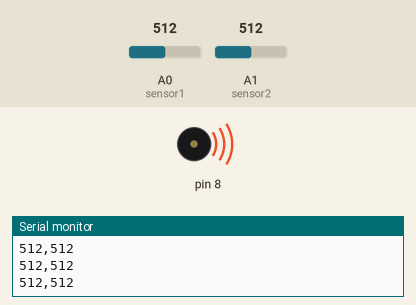
A sketch run on a simulated Arduino Uno, built with avr-gcc and run on an emulated ATmega328P. Shown: buzzer (waves = sounding), the last lines printed to the serial monitor. The inputs (shaded band) are chosen by the test bench; at power-on: A0 (sensor1) = 512, A1 (sensor2) = 512.

Above: at 1.2 s.
1.3 s: A0 (sensor1) set to 363
2.8 s: A0 (sensor1) set to 335
At 3.7 s:
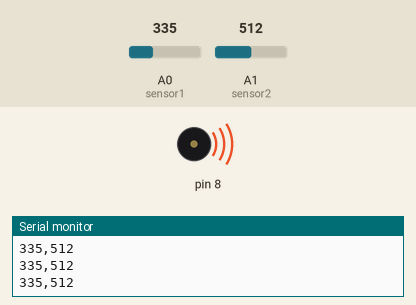
4.3 s: A1 (sensor2) set to 368
5.8 s: A1 (sensor2) set to 339
At 6.5 s:
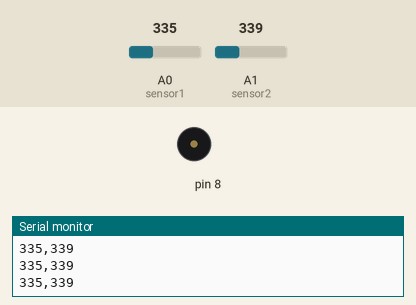
7.5 s: A1 (sensor2) set to 360
At 7.9 s:
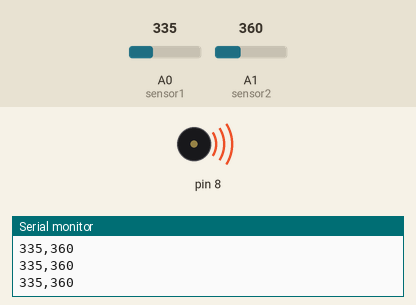
9.0 s: A1 (sensor2) set to 0
At 9.6 s:
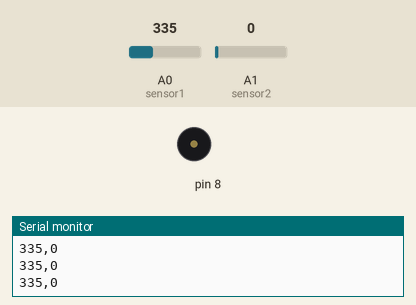
Timing chart, 0 to 11.6 s (numbered marks = the images above; inputs shaded):
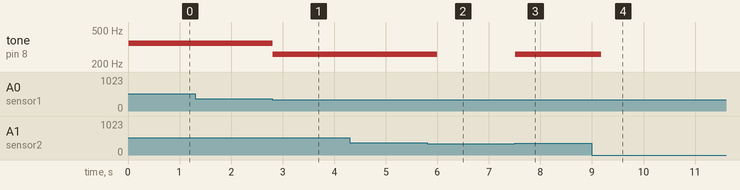

The sketch:

Banana.ino
```cpp
int sensor1 = A0;
int sensor2 = A1;
void setup() {
  // put your setup code here, to run once:
pinMode(8, OUTPUT);
pinMode(sensor1,INPUT);
pinMode(sensor2,INPUT);
Serial.begin(9600);
}

void loop() {
  // put your main code here, to run repeatedly:
Serial.print(analogRead(sensor1));
Serial.print(",");
Serial.println(analogRead(sensor2));
delay(10);
if(analogRead(sensor1)>350)
{
  tone(8,349,200);
  delay(10);
}
else if(analogRead(sensor2)>350)
{
  tone(8,261,200);
  delay(10);
}
}
```

Measured:
- the behaviour switches between 351 and 350 on A1 (sensor2) (found by bisection; images 1 and 2)
- after the input at 2.8 s, tone on pin 8: 349 Hz → 261 Hz at once
- after the input at 5.8 s, tone on pin 8: 261 Hz → silent after 0.20 s
- after the input at 7.5 s, tone on pin 8: silent → 261 Hz at once
- after the input at 9.0 s, tone on pin 8: 261 Hz → silent after 0.18 s
